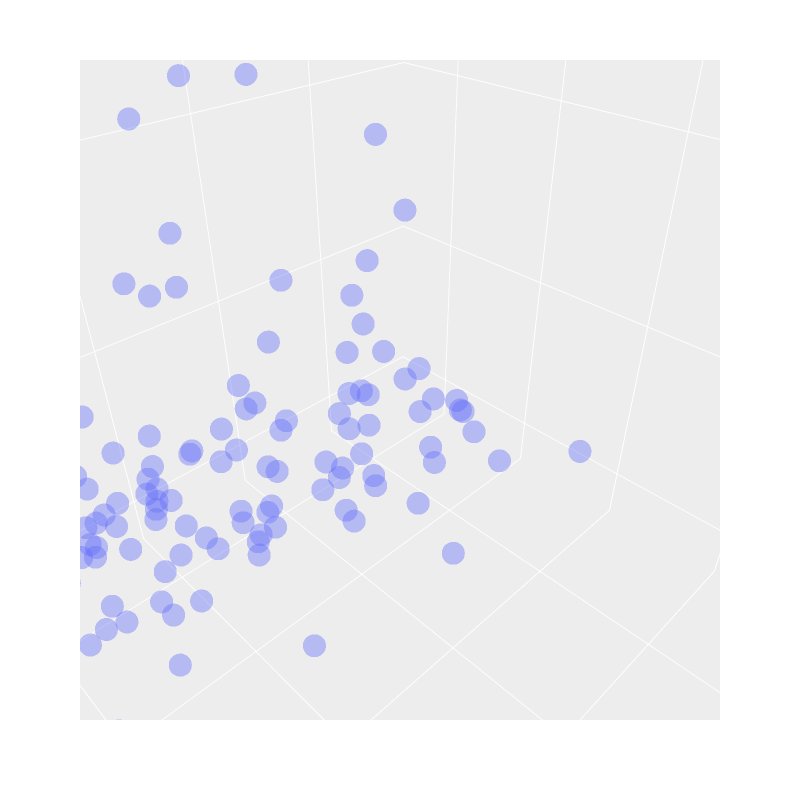

The notebook cell this image was saved under:
### Markdown cell above
## To represent our data in a 3D space we reduce its dimension using PCA

### Code cell
import plotly.express as px
from sklearn.decomposition import PCA

pca = PCA(n_components=3)

vectors_3d = pca.fit_transform(combined_vectors)

zoom_fact = 2

fig = px.scatter_3d(
    
    vectors_3d, 
    x=0, 
    y=1, 
    z=2, 
    opacity=0.4, 
    width=800, 
    height=800,
    
).update_layout(

    template='ggplot2'
)

fig.update_layout(
    scene_aspectmode='manual',
    scene_aspectratio=dict(
        x=zoom_fact,
        y=zoom_fact,
        z=zoom_fact
    )
)

fig.show()

### Figure 1 — Plotly figure (JSON) as saved in the notebook; plotly's stock layout.template omitted (floating-point values rounded to 4 significant figures; data arrays with more than 128 entries replaced by an {"elided": "..."} marker saying what was removed)
{"data": [{"hovertemplate": "0=%{x}<br>1=%{y}<br>2=%{z}<extra></extra>", "legendgroup": "", "marker": {"color": "#636efa", "opacity": 0.4, "symbol": "circle"}, "mode": "markers", "name": "", "scene": "scene", "showlegend": false, "type": "scatter3d", "x": {"elided": "133 float values"}, "y": {"elided": "133 float values"}, "z": {"elided": "133 float values"}}], "layout": {"height": 800, "legend": {"tracegroupgap": 0}, "margin": {"t": 60}, "scene": {"aspectmode": "manual", "aspectratio": {"x": 2, "y": 2, "z": 2}, "camera": {"center": {"x": 0, "y": 0, "z": 0}, "eye": {"x": 0.2497, "y": 0.2525, "z": 0.2511}, "projection": {"type": "perspective"}, "up": {"x": 0.001231, "y": -0.001216, "z": 1.0}}, "domain": {"x": [0, 1], "y": [0, 1]}, "xaxis": {"title": {"text": "0"}, "type": "linear"}, "yaxis": {"title": {"text": "1"}, "type": "linear"}, "zaxis": {"title": {"text": "2"}, "type": "linear"}}, "width": 800}}
